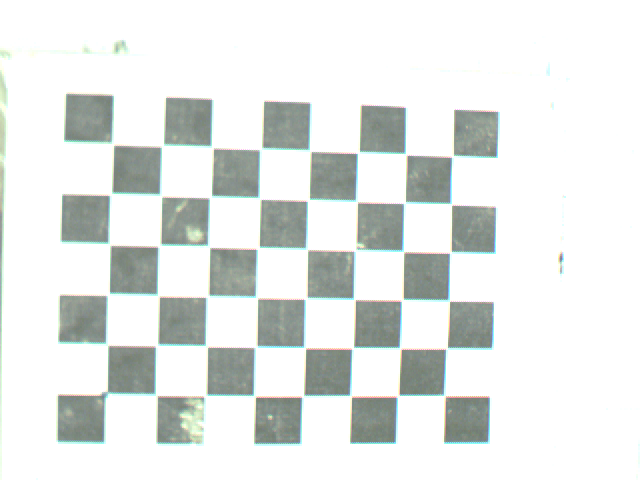
%> input picture src/lab1/left01.ppm, 640 x 480 px
$ octave --eval "result = locate_objects;"   (GNU Octave 9; MATLAB toolbox functions it lacks are replaced by stand-ins)
%> lines starting %> are read from the running program, lines starting %| are printed output that depends on the picture; in (x1, y1, x2, y2) boxes, pixels count from 0 and x2, y2 are one past the last pixel; in counts of white or black regions, pixels touching at a corner belong together; the program's own positions count from 1
### src/lab7/findXYZ.m
function M = findXYZ(uv_left, uv_right, P_left, P_right)
    b = [uv_right(1) * P_right(3,4) - P_right(1,4);
         uv_right(2) * P_right(3,4) - P_right(2,4);
         uv_left(1) * P_left(3,4) - P_left(1,4);
         uv_left(2) * P_left(3,4) - P_left(2,4)];

    %%% Added by Jacket: you had P_right(2,4) in the last row of b

    A = [P_right(1,1:3) - uv_right(1) * P_right(3,1:3);
         P_right(2,1:3) - uv_right(2) * P_right(3,1:3);
         P_left(1,1:3) - uv_left(1) * P_left(3,1:3);
         P_left(2,1:3) - uv_left(2) * P_left(3,1:3)];

     M = pinv(A) * b;
end

### src/lab7/src/object_reconstruction.m
function [M, O] = locate_objects()
    % Load original images
    left_image = imread('left01.ppm');
%> left_image is the input picture: size 480x640x3 uint8; mean R, G, B 227.4, 230.9, 228.8
    right_image = imread('right01.ppm');
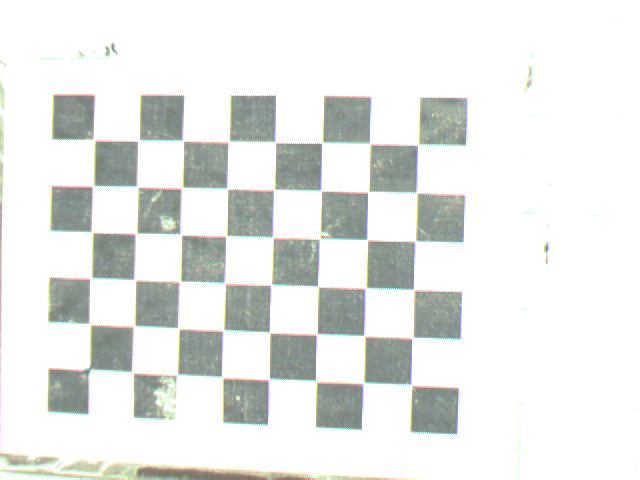
%> input picture src/lab1/right01.ppm, 640 x 480 px
%> right_image is the input picture: size 480x640x3 uint8; mean R, G, B 230.4, 232.6, 230.2

    % Convert to grayscale images
    left_grayscale = rgb2gray(left_image);
    right_grayscale = rgb2gray(right_image);

    % Binarize images
    left_bin = imbinarize(left_grayscale);
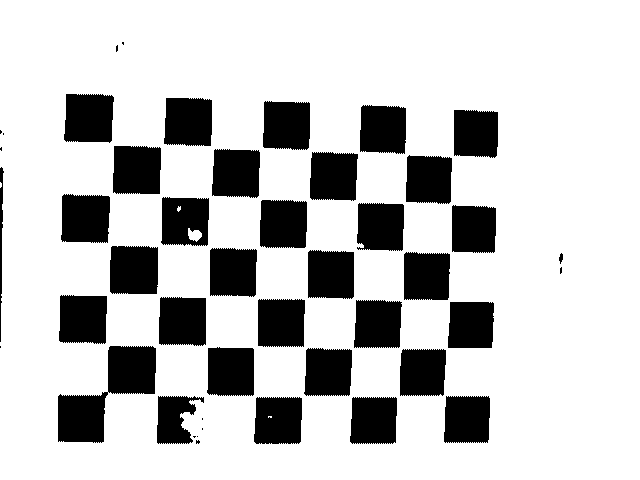
%> left_bin: size 480x640 logical; 77.9% white; 45 black regions (12 under 20 px), largest, box (x1, y1, x2, y2) and area: (58, 346, 156, 443) 4417, (110, 246, 158, 294) 2244, (64, 94, 114, 143) 2232
    right_bin = imbinarize(right_grayscale);
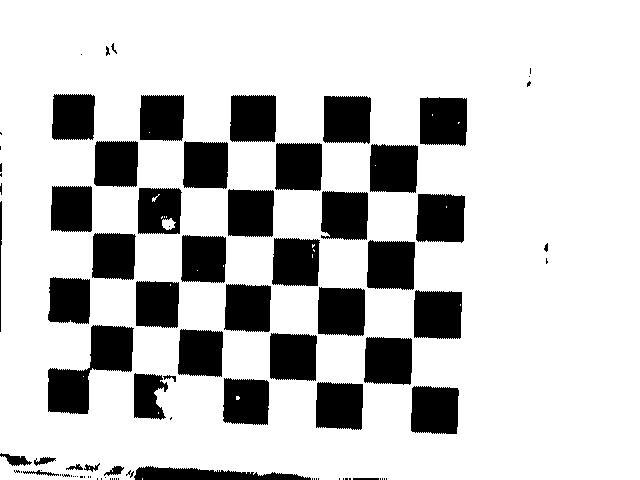
%> right_bin: size 480x640 logical; 78.3% white; 91 black regions (47 under 20 px), largest, box (x1, y1, x2, y2) and area: (48, 325, 134, 414) 3617, (367, 240, 415, 290) 2203, (416, 194, 465, 243) 2201

    % Inverse binary images
    left_ibin = ~left_bin;
    right_ibin = ~right_bin;

    %%% here just filling the holes smaller than a certain threshold
    left_ibin = bwareaopen(left_ibin , 1000);
    right_ibin = bwareaopen(right_ibin , 1000);
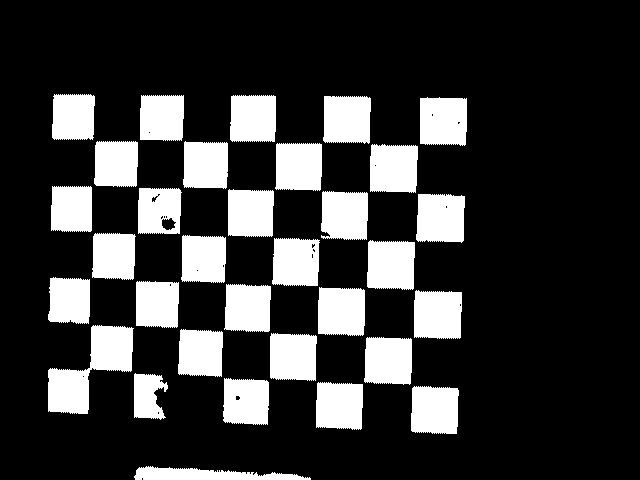
%> right_ibin: size 480x640 logical; 21.3% white; 32 white regions, largest, box (x1, y1, x2, y2) and area: (48, 325, 134, 414) 3617, (367, 240, 415, 290) 2203, (416, 194, 465, 243) 2201

    % Fill image artifacts
    left_ibin_filled = imfill(left_ibin, 'holes');
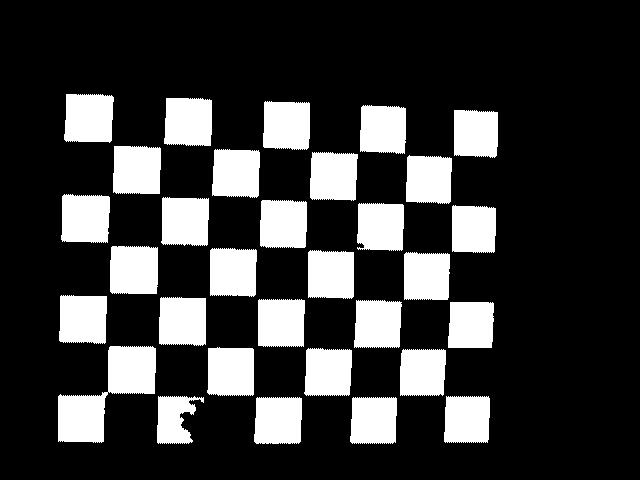
%> left_ibin_filled: size 480x640 logical; 22% white; 31 white regions, largest, box (x1, y1, x2, y2) and area: (58, 346, 156, 443) 4417, (110, 246, 158, 294) 2244, (64, 94, 114, 143) 2232
    right_ibin_filled = imfill(right_ibin, 'holes');
%> right_ibin_filled: size 480x640 logical; 21.3% white; 32 white regions, largest, box (x1, y1, x2, y2) and area: (48, 325, 134, 414) 3618, (416, 194, 465, 243) 2203, (367, 240, 415, 290) 2203

    % Find centroids of objects
    left_label = bwlabel(left_ibin_filled);
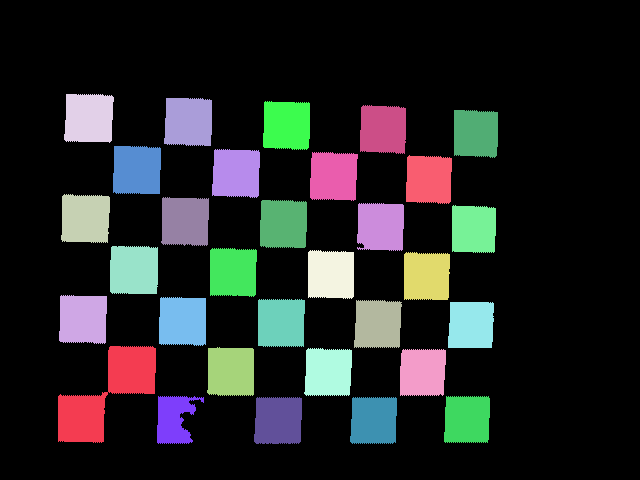
%> left_label: size 480x640 double; 32 distinct labels, from 0 to 31; one colour per label, 0 black
    right_label = bwlabel(right_ibin_filled);
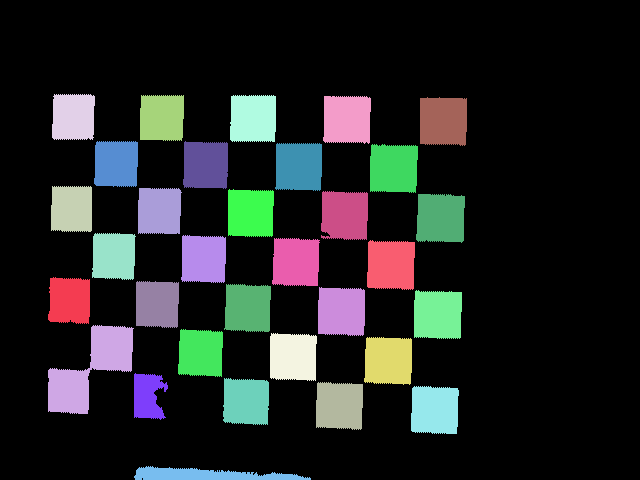
%> right_label: size 480x640 double; 33 distinct labels, from 0 to 32; one colour per label, 0 black

    left_stat = regionprops(left_label, 'centroid','Orientation', 'Area');
%> left_stat = 31 regions; largest, Area, Centroid and Orientation: 4417 [107.5 394.4] 43.9, 2244 [134.5 270.7] -4.13, 2232 [89.5 118.7] 51.61, 2208 [86 219.1] 18.56, 2208 [137.5 170.6] 86.35
    right_stat = regionprops(right_label, 'centroid','Orientation', 'Area');
%> right_stat = 32 regions; largest, Area, Centroid and Orientation: 3618 [91.1 369.8] 45.41, 2203 [391.6 265.6] 83.22, 2203 [441.2 218.8] 74.07, 2200 [438.3 315.3] -0.824, 2189 [394.2 169] 21.73

    left_calib = load('Calib_Results_left.mat');
    right_calib = load('Calib_Results_right.mat');

    K_left = left_calib.KK;
    K_right = right_calib.KK;

    R_left = left_calib.Rc_1;
    R_right = right_calib.Rc_1;

    T_left = left_calib.Tc_1;
    T_right = right_calib.Tc_1;

    P_left = K_left * [R_left, T_left];
    P_right = K_right * [R_right, T_right];

    totalObj = numel(left_stat);
%> totalObj = 31

    M = ones(4,totalObj);
    O = ones(1,totalObj);

    orientation_left = cat(1, left_stat.Orientation);
%> orientation_left = 31 values, max 87.09 at index 16, min -88.24 at index 26, mean 3
    orientation_right = cat(1, right_stat.Orientation);
%> orientation_right = 32 values, max 88.97 at index 3, min -89.8 at index 5, mean 2.18

    for x = 1:totalObj
        uv_left = left_stat(x).Centroid;
        uv_right = right_stat(x).Centroid;

        M(:,x) = [findXYZ(uv_left, uv_right, P_left, P_right);1];
        O(:,x) = (orientation_left(x)+orientation_right(x))/2;
    end
%> this loop made 31 passes
%> (uv_left, uv_right, b in findXYZ, M in findXYZ) on passes 1 to 7: ([107.5 394.4], [70.2 301.1], [-35200.4; 137911.5; -13494.8; 184809.4], [110.9; -4.72; 67.66]), ([83.64 319.7], [91.11 369.8], [-20520.7; 186140.9; -29586.2; 134396.9], [116.2; -16.8; -2.31]), ([85.97 219.1], [72.29 209.5], [-33732.6; 73594.6; -28015; 66399.6], [51; -18.69; 17.36]), ([89.45 118.7], [73.92 117.5], [-32589.9; 9003.2; -25659.1; -1420.1], [4.44; -17.83; 19.49]), ([134.5 270.7], [114.4 256.7], [-4171; 106686.8; 4799.1; 101260.5], [74.59; 4.28; 19.95]), ([137.5 170.6], [116.8 164.3], [-2472.2; 41877.3; 6770.1; 33649.4], [28.05; 4.83; 19.87]), ([174.6 419.8], [148.3 396.7], [19610.1; 205028.2; 31863.2; 201985], [143.5; 24.03; 25.25])
%> after the loop, M = 31 columns, first 8: [110.9 116.2 51 4.44 74.59 28.05 143.5 135.7; -4.72 -16.8 -18.69 -17.83 4.28 4.83 24.03 43.07; 67.66 -2.31 17.36 19.49 19.95 19.87 25.25 50.43; 1 1 1 1 1 1 1 1]; O = 31 values, max 82.63 at index 6, min -78.37 at index 17, mean 2.75

    rHw = [ 0 1 0 -389;
           -1 0 0  329;
            0 0 1 -325;
            0 0 0    1];

    M = rHw * M;
%> M = 31 columns, first 8: [-393.7 -405.8 -407.7 -406.8 -384.7 -384.2 -365 -345.9; 218.1 212.8 278 324.6 254.4 301 185.5 193.3; -257.3 -327.3 -307.6 -305.5 -305 -305.1 -299.8 -274.6; 1 1 1 1 1 1 1 1]
    result = ones(3, totalObj);

    for x = 1:totalObj
        result(:,x) = [M(1:2,x) O(:,x)];
    end
%> this loop made 1 pass

    file = fopen('results.txt', 'w');
    fprintf(file, '%f %f %f %f\n', result);
    fclose(file);
end
%> (the run ends here)
